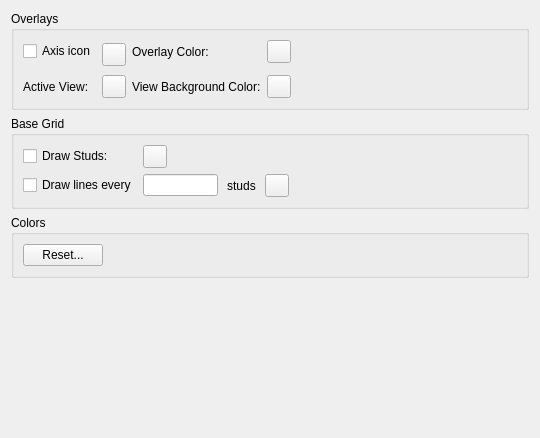
         <widget class="QWidget" name="tab_3">
          <attribute name="title">
           <string>Overlays, Base Grid</string>
          </attribute>
          <layout class="QVBoxLayout" name="verticalLayout">
           <item>
            <widget class="QGroupBox" name="groupBox_8">
             <property name="title">
              <string>Overlays</string>
             </property>
             <layout class="QGridLayout" name="gridLayout_6">
              <item row="0" column="4">
               <widget class="QToolButton" name="OverlayColorButton">
                <property name="text">
                 <string/>
                </property>
               </widget>
              </item>
              <item row="2" column="2">
               <widget class="QToolButton" name="ActiveViewColorButton">
                <property name="text">
                 <string/>
                </property>
               </widget>
              </item>
              <item row="0" column="5" rowspan="2">
               <spacer name="horizontalSpacer_9">
                <property name="orientation">
                 <enum>Qt::Horizontal</enum>
                </property>
                <property name="sizeHint" stdset="0">
                 <size>
                  <width>40</width>
                  <height>20</height>
                 </size>
                </property>
               </spacer>
              </item>
              <item row="0" column="0">
               <widget class="QCheckBox" name="AxisIconCheckBox">
                <property name="text">
                 <string>Axis icon</string>
                </property>
               </widget>
              </item>
              <item row="0" column="2" rowspan="2">
               <widget class="QToolButton" name="AxesColorButton">
                <property name="text">
                 <string/>
                </property>
               </widget>
              </item>
              <item row="2" column="0">
               <widget class="QLabel" name="label_28">
                <property name="text">
                 <string>Active View:</string>
                </property>
               </widget>
              </item>
              <item row="0" column="3">
               <widget class="QLabel" name="label_27">
                <property name="text">
                 <string>Overlay Color:</string>
                </property>
               </widget>
              </item>
              <item row="2" column="4">
               <widget class="QToolButton" name="BackgroundColorButton">
                <property name="text">
                 <string/>
                </property>
               </widget>
              </item>
              <item row="2" column="3">
               <widget class="QLabel" name="label">
                <property name="text">
                 <string>View Background Color:</string>
                </property>
               </widget>
              </item>
             </layout>
            </widget>
           </item>
           <item>
            <widget class="QGroupBox" name="groupBox_4">
             <property name="sizePolicy">
              <sizepolicy hsizetype="Preferred" vsizetype="Preferred">
               <horstretch>0</horstretch>
               <verstretch>0</verstretch>
              </sizepolicy>
             </property>
             <property name="title">
              <string>Base Grid</string>
             </property>
             <layout class="QGridLayout" name="gridLayout_7">
              <item row="0" column="0">
               <widget class="QCheckBox" name="gridStuds">
                <property name="toolTip">
                 <string>Enable draw ground plane studs</string>
                </property>
                <property name="text">
                 <string>Draw Studs:</string>
                </property>
               </widget>
              </item>
              <item row="0" column="1">
               <widget class="QToolButton" name="gridStudColor">
                <property name="toolTip">
                 <string>Select stud colour</string>
                </property>
                <property name="text">
                 <string/>
                </property>
               </widget>
              </item>
              <item row="1" column="0">
               <widget class="QCheckBox" name="gridLines">
                <property name="toolTip">
                 <string>Enable draw grid lines</string>
                </property>
                <property name="text">
                 <string>Draw lines every</string>
                </property>
               </widget>
              </item>
              <item row="1" column="3">
               <widget class="QLabel" name="label_23">
                <property name="minimumSize">
                 <size>
                  <width>35</width>
                  <height>0</height>
                 </size>
                </property>
                <property name="text">
                 <string>studs</string>
                </property>
                <property name="alignment">
                 <set>Qt::AlignCenter</set>
                </property>
               </widget>
              </item>
              <item row="1" column="4">
               <widget class="QToolButton" name="gridLineColor">
                <property name="toolTip">
                 <string>Select grid line colour</string>
                </property>
                <property name="text">
                 <string/>
                </property>
               </widget>
              </item>
              <item row="1" column="5">
               <spacer name="horizontalSpacer_8">
                <property name="orientation">
                 <enum>Qt::Horizontal</enum>
                </property>
                <property name="sizeHint" stdset="0">
                 <size>
                  <width>228</width>
                  <height>20</height>
                 </size>
                </property>
               </spacer>
              </item>
              <item row="1" column="1">
               <widget class="QLineEdit" name="gridLineSpacing">
                <property name="maximumSize">
                 <size>
                  <width>75</width>
                  <height>16777215</height>
                 </size>
                </property>
                <property name="toolTip">
                 <string>Draw grid line every 'n' studs</string>
                </property>
               </widget>
              </item>
             </layout>
            </widget>
           </item>
           <item>
            <widget class="QGroupBox" name="themeColorsGroup">
             <property name="title">
              <string>Colors</string>
             </property>
             <layout class="QHBoxLayout" name="horizontalLayout_8">
              <item>
               <widget class="QPushButton" name="ResetColorsButton">
                <property name="toolTip">
                 <string>Reset interface colors to theme default</string>
                </property>
                <property name="text">
                 <string>Reset...</string>
                </property>
               </widget>
              </item>
              <item>
               <spacer name="horizontalSpacer_7">
                <property name="orientation">
                 <enum>Qt::Horizontal</enum>
                </property>
                <property name="sizeHint" stdset="0">
                 <size>
                  <width>40</width>
                  <height>20</height>
                 </size>
                </property>
               </spacer>
              </item>
             </layout>
            </widget>
           </item>
           <item>
            <spacer name="verticalSpacer_3">
             <property name="orientation">
              <enum>Qt::Vertical</enum>
             </property>
             <property name="sizeHint" stdset="0">
              <size>
               <width>20</width>
               <height>149</height>
              </size>
             </property>
            </spacer>
           </item>
          </layout>
         </widget>
